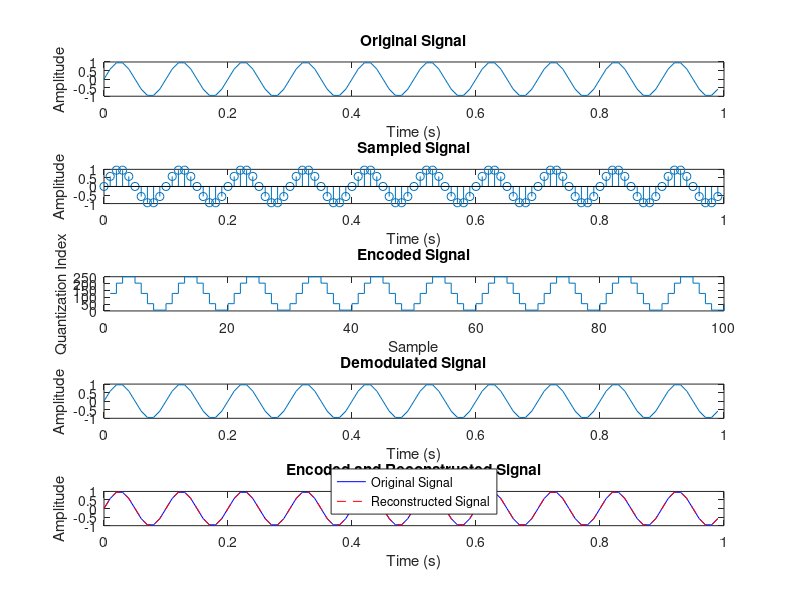

Write the MATLAB code that produced this figure.
% Define parameters
fs = 100; % Sampling frequency
f = 10; % Signal frequency
A = 1; % Signal amplitude
bits = 8; % Number of bits per sample

% Generate sinusoidal signal
t = 0:1 / fs:1 - 1 / fs; % Time vector
x = A * sin(2 * pi * f * t); % Original signal

% Sample the signal
Ts = 1 / fs; % Sampling interval
n = 0:Ts:1 - Ts; % Sample times
xs = A * sin(2 * pi * f * n); % Sampled signal

% Encode signal
L = 2 ^ bits; % Number of quantization levels
partition = linspace(-A, A, L + 1); % Quantization levels
codebook = linspace(-A + A / L, A - A / L, L); % Codebook
index = zeros(1, length(xs)); % Preallocate index vector

for i = 1:length(xs)
    [~, ind] = min(abs(xs(i) - partition)); % Find closest quantization level
    index(i) = ind - 1; % Subtract 1 to get 0-based index
end

code = dec2bin(index, bits); % Convert to binary

% Decode signal
index_hat = bin2dec(code); % Convert binary to decimal
xq_hat = codebook(index_hat + 1); % Reconstructed quantized signal
t_hat = 0:1 / fs:1 - 1 / fs; % Time vector for reconstructed signal
x_hat = interp1(n, xq_hat, t_hat, 'linear'); % Reconstructed signal

% Demodulate signal
demod = zeros(1, length(code) * bits); % Preallocate demodulated signal

for i = 1:length(code)
    demod((i - 1) * bits + 1:i * bits) = str2double(code(i, :)); % Convert to serial binary stream
end

demod = reshape(demod, bits, length(demod) / bits)'; % Reshape into matrix
demod = bin2dec(num2str(demod)); % Convert binary to decimal
demod = demod - A; % Convert to original range

% Plot signals
subplot(5, 1, 1)
plot(t, x)
title('Original Signal')
xlabel('Time (s)')
ylabel('Amplitude')

subplot(5, 1, 2)
stem(n, xs)
title('Sampled Signal')
xlabel('Time (s)')
ylabel('Amplitude')

subplot(5, 1, 3)
stairs(1:length(code), index)
title('Encoded Signal')
xlabel('Sample')
ylabel('Quantization Index')

subplot(5, 1, 4)
plot(t_hat, x_hat)
title('Demodulated Signal')
xlabel('Time (s)')
ylabel('Amplitude')

subplot(5, 1, 5)
plot(n, xs, 'b-', n, xq_hat, 'r--')
title('Encoded and Reconstructed Signal')
xlabel('Time (s)')
ylabel('Amplitude')
legend('Original Signal', 'Reconstructed Signal', 'Location', 'south')

% Adjust spacing between subplots
set(gcf, 'Units', 'normalized', 'Position', [0.2 0.2 0.5 0.6])
set(gcf, 'DefaultAxesLooseInset', [0.1, 0.1, 0.1, 0.1])

% Save figure
saveas(gcf, 'pcm_no_quantization.pdf')
